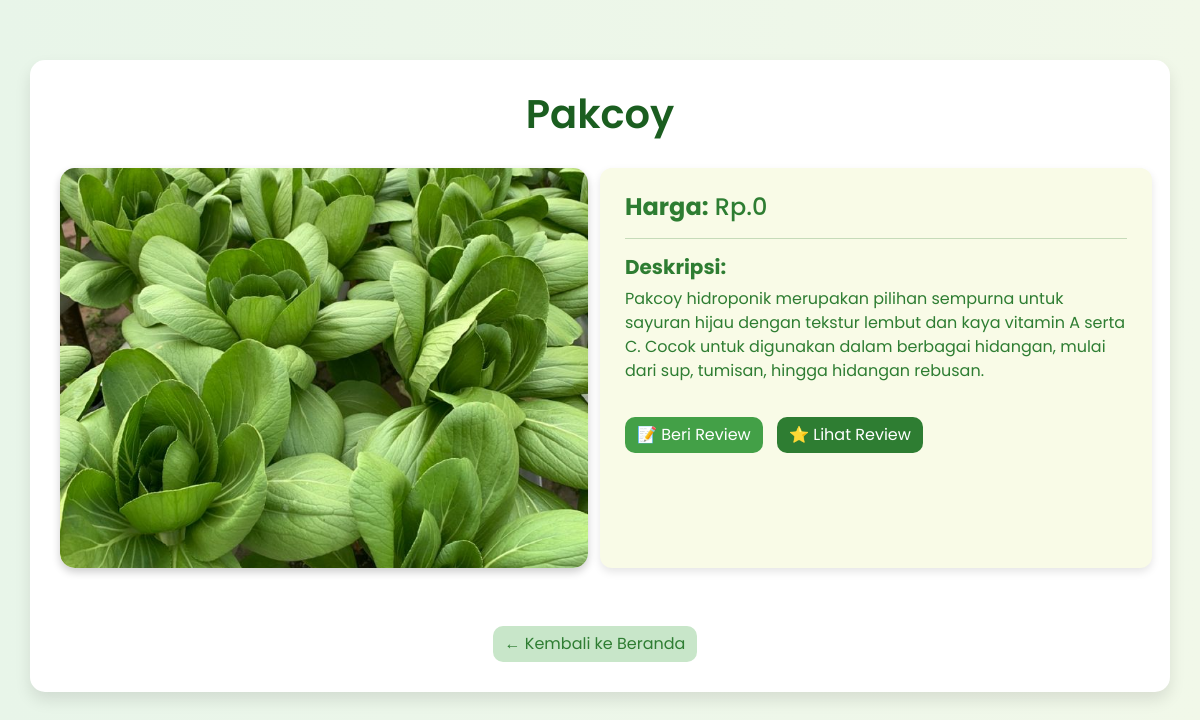
Page /informasi.php?id_book=book_4ceff05c-30db-11f0-b74f-7cd30a82ec7f on the committed database.
### tables this page shows
CREATE TABLE `crud_041_book` (
  `id` int(11) NOT NULL,
  `title` varchar(255) NOT NULL,
  `price` int(100) DEFAULT NULL,
  `genre` varchar(100) NOT NULL,
  `description` text DEFAULT NULL,
  `image_url` varchar(255) DEFAULT NULL,
  `review_page_url` varchar(255) DEFAULT NULL,
  `id_book` varchar(255) DEFAULT NULL
);

### informasi.php (the view, shortened to what this page needs)
<?php
include 'database/db.php';
if (isset($_GET['id_book'])) {
    $id_book = $_GET['id_book'];
    $query = "SELECT * FROM crud_041_book WHERE id_book = '$id_book'";
    $result = mysqli_query($conn, $query);
    $data = mysqli_fetch_assoc($result);
} else {
    echo "ID tidak ditemukan.";
    exit;
}
?>
<!DOCTYPE html>
<html lang="id">
<head>
    <link href="https://cdn.jsdelivr.net/npm/bootstrap@5.0.2/dist/css/bootstrap.min.css" rel="stylesheet">
</head>
<body>
<div class="container">
    <h1 class="text-center title"><?= htmlspecialchars($data['title']) ?></h1>
    <div class="row mt-4">
        <div class="col-md-6">
            <img src="<?= htmlspecialchars($data['image_url']) ?>" alt="<?= htmlspecialchars($data['title']) ?>" class="image-detail">
        </div>
        <div class="col-md-6 desc-box">
            <h4><strong>Harga:</strong> Rp.<?= htmlspecialchars($data['price']) ?></h4>
            <hr>
            <h5><strong>Deskripsi:</strong></h5>
            <p><?= nl2br(htmlspecialchars($data['description'])) ?></p>
            <div class="mt-4">
                <a href="form.php?id_book=<?= urlencode($data['id_book']) ?>" class="btn btn-success">📝 Beri Review</a>
                <a href="Review.php?id_book=<?= urlencode($data['id_book']) ?>" class="btn btn-primary">⭐ Lihat Review</a>
            </div>
        </div>
    </div>
    <div class="text-center back-btn mt-5">
        <a href="Beranda.php" class="btn btn-secondary">← Kembali ke Beranda</a>
    </div>
</div>
</body>
</html>

### informasi.php (style rules this page uses)
body { background: linear-gradient(to right, #e8f5e9, #f1f8e9); font-family: 'Poppins', sans-serif; color: #2e7d32; }
.container { margin-top: 60px; background-color: white; padding: 30px; border-radius: 15px; box-shadow: 0 8px 16px rgba(0, 0, 0, 0.1); }
.image-detail { width: 100%; height: 400px; object-fit: cover; border-radius: 15px; box-shadow: 0 4px 8px rgba(0,0,0,0.2); }
.desc-box { background-color: #f9fbe7; padding: 25px; border-radius: 12px; box-shadow: 0 4px 8px rgba(0,0,0,0.1); }
h1.title { color: #1b5e20; font-weight: 600; margin-bottom: 30px; }
.btn { margin-right: 10px; margin-top: 10px; border-radius: 10px; }
.btn-success { background-color: #43a047; border: none; }
.btn-primary { background-color: #2e7d32; border: none; }
.btn-secondary { background-color: #c8e6c9; color: #2e7d32; border: none; }

### rows in the picture
crud_041_book: title "Pakcoy", image_url (picture), price "0", description "Pakcoy hidroponik merupakan pilihan sempurna untuk sayuran hijau dengan tekstur lembut dan kaya vitamin A serta C. Cocok untuk digunakan dalam berbagai hidangan, mulai dari sup, tumisan, hingga hidangan rebusan."
